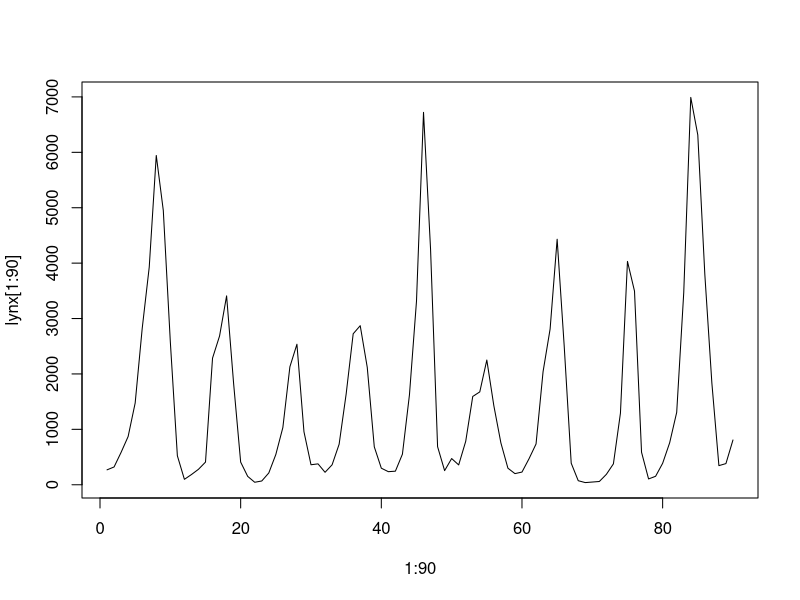
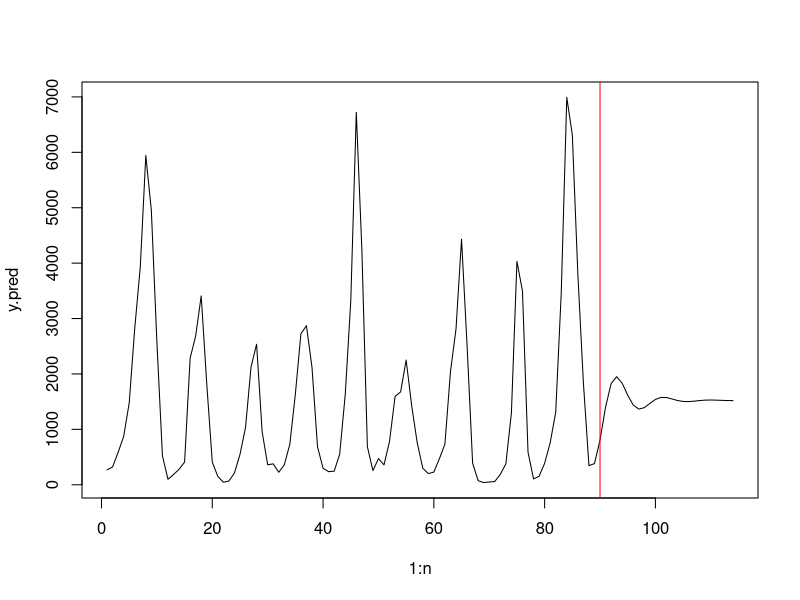
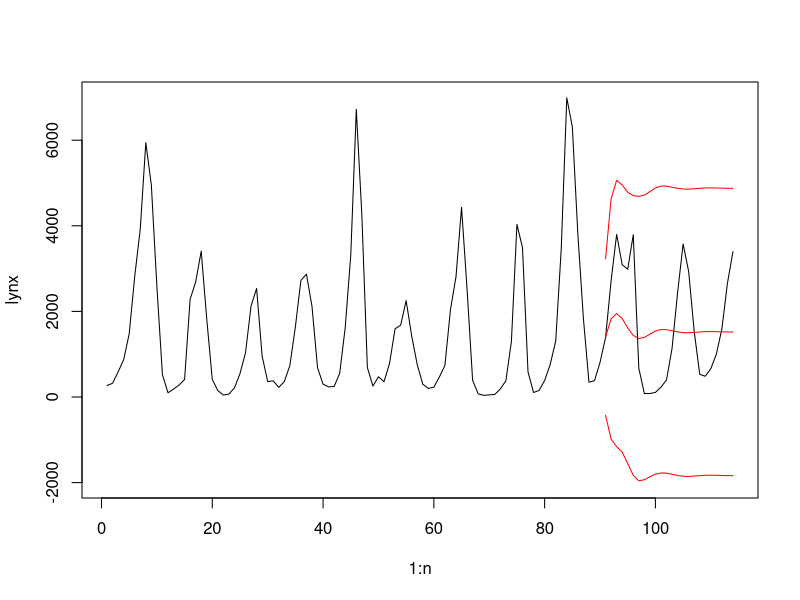
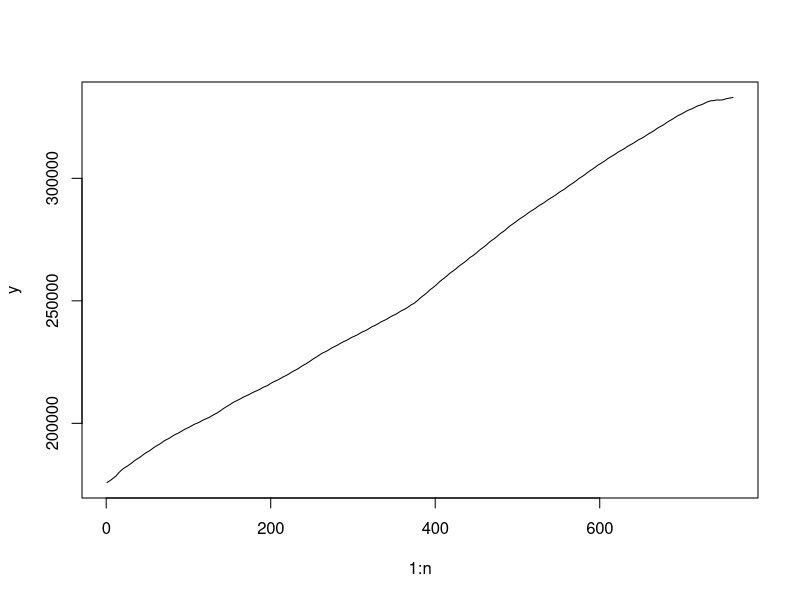
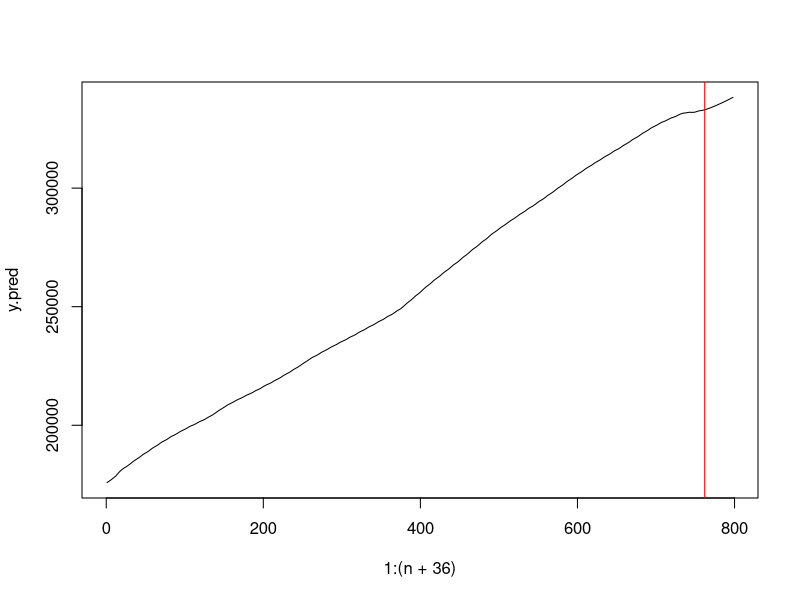
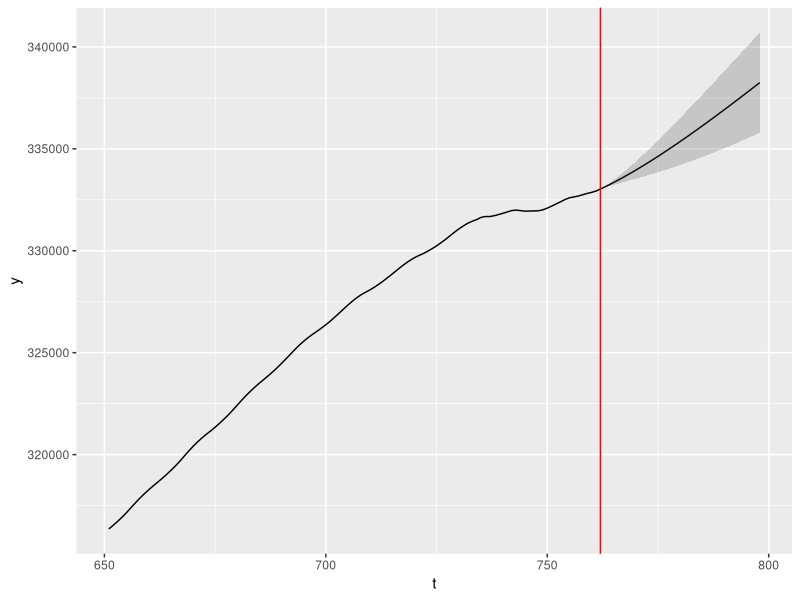

R code for these plots, in order:
## ---- chunk 1
library(dplyr)
library(ggplot2)
set.seed(111)
## ---- chunk 2
data("lynx")
n = length(lynx) # 114
## ---- chunk 3
plot(1:90, lynx[1:90], type='l')
## ---- chunk 4
p = 2
Xmat = matrix(1, (90-p), 1)
for(j in 1:p)
{
   Xmat = cbind(Xmat, lynx[(p+1-j):(90-j)])
}
modar = lm(lynx[(p+1):90] ~ -1 + Xmat)
summary(modar)
## ---- chunk 5
modar$coefficients
## ---- chunk 6
sighat = sqrt((sum((modar$residuals)^2))/85) # 85=90-2*2-1
sighat
## ---- chunk 7
cov.mat = sighat^2 * solve(t(Xmat) %*% Xmat)
sd = sqrt(diag(cov.mat))
sd
## ---- chunk 8
for(i in 1:3) {
  a = as.numeric(modar$coefficients[i] + sd[i]*qt(p=.025, df=90-2*2-1))
  b = as.numeric(modar$coefficients[i] + sd[i]*qt(p=.975, df=90-2*2-1))
  print(c(a,b))
}
## ---- chunk 9
chi975 = qchisq(.975, df=90-5)
chi025 = qchisq(.025, df=90-5)
RSS = sum((modar$residuals)^2)
c(sqrt(RSS/chi975), sqrt(RSS/chi025))
## ---- chunk 10
phi0 = modar$coefficients[1]
phi1 = modar$coefficients[2]
phi2 = modar$coefficients[3]
root = polyroot(c(-phi2, -phi1, 1))[1]
r = Mod(root)
theta = Arg(root)
r
theta
## ---- chunk 11
c = as.numeric(phi0 / (1-phi1-phi2))
c
## ---- chunk 12
a = lynx[89] - c
b = ((lynx[90]-c)/r - a*cos(theta))/sin(theta)
a
b
## ---- chunk 13
pred = function(t) {
  t = t-89
  return( c + r^t * (a*cos(theta*t) + b*sin(theta*t)) )
}
## ---- chunk 14
y.pred = rep(-9999, n)
y.pred[1:90] = lynx[1:90]
for (k in 91:n) {
  y.pred[k] = sum(modar$coefficients * c(1, y.pred[k-1], y.pred[k-2]))
}

plot(1:n, y.pred, type='l')
abline(v=90, col='red')
#lines(89:n, sapply(89:n, pred), col='blue')
## ---- chunk 15
Gamhat = matrix(sighat^2, 1, 1) #this is the uncertainty for the first i.e., (n+1)^th prediction
vkp = matrix(modar$coefficients[2], 1, 1) #this is the estimate for phi1
for(i in 1:(n-90-1))
{
    covterm = Gamhat %*% vkp
    varterm = (sighat^2) + (t(vkp) %*% (Gamhat %*% vkp))
    Gamhat = cbind(Gamhat, covterm)
    Gamhat = rbind(Gamhat, c(t(covterm), varterm))
    
    if (i < p) {vkp = c(modar$coefficients[(i+2)], vkp)}
    if (i >= p) {vkp = c(0, vkp)}
}
## ---- chunk 16
predsd = sqrt(diag(Gamhat))
predsd
## ---- chunk 17
plot(1:n, lynx, type='l', ylim=c(-2000, 7000))
lines(91:n, y.pred[91:n], col='red')
predlower = y.pred[91:n] - 2*predsd
predupper = y.pred[91:n] + 2*predsd
lines(91:n, predlower, col='red')
lines(91:n, predupper, col='red')
## ---- chunk 18
pop = read.csv('POPTHM.csv')
y = pop$POPTHM
n = length(y)
## ---- chunk 19
plot(1:n, y, type='l')
## ---- chunk 20
Xmat = matrix(1, nrow=n-2, ncol=3)
Xmat[,2] = y[2:(n-1)]
Xmat[,3] = y[1:(n-2)]
modar = lm(y[3:n] ~ -1 + Xmat)
summary(modar)
## ---- chunk 21
modar$coefficients
## ---- chunk 22
sighat = sqrt((sum((modar$residuals)^2))/(n-2*2-1)) 
sighat
## ---- chunk 23
cov.mat = sighat^2 * solve(t(Xmat) %*% Xmat)
sd = sqrt(diag(cov.mat))
sd
## ---- chunk 24
for(i in 1:3) {
  a = as.numeric(modar$coefficients[i] + sd[i]*qt(p=.025, df=n-2*2-1))
  b = as.numeric(modar$coefficients[i] + sd[i]*qt(p=.975, df=n-2*2-1))
  print(c(a,b))
}
## ---- chunk 25
chi975 = qchisq(.975, df=n-5)
chi025 = qchisq(.025, df=n-5)
RSS = sum((modar$residuals)^2)
c(sqrt(RSS/chi975), sqrt(RSS/chi025))
## ---- chunk 26
phi0 = modar$coefficients[1]
phi1 = modar$coefficients[2]
phi2 = modar$coefficients[3]
roots = polyroot(c(-phi2, -phi1, 1)) # real roots
roots
alpha = Re(roots[1]) # convert to real numbers
beta = Re(roots[2])
## ---- chunk 27
c = as.numeric(phi0 / (1-phi1-phi2))
c
## ---- chunk 28
a = (beta*(y[n-1]-c) - (y[n]-c)) / (beta-alpha)
b = (-alpha*(y[n-1]-c) + (y[n]-c)) / (beta-alpha)
a
b
## ---- chunk 29
pred <- function(t) {
  t = t-(n-1)
  c + a*alpha^t + b*beta^t
}
## ---- chunk 30
y.pred = c(y, sapply((n+1):(n+36), pred))
plot(1:(n+36), y.pred, type='l')
abline(v=n, col='red')
#lines(89:n, sapply(89:n, pred), col='blue')
## ---- chunk 31
Gamhat = matrix(sighat^2, 1, 1) #this is the uncertainty for the first i.e., (n+1)^th prediction
vkp = matrix(modar$coefficients[2], 1, 1) #this is the estimate for phi1
for(i in 1:(36-1))
{
    covterm = Gamhat %*% vkp
    varterm = (sighat^2) + (t(vkp) %*% (Gamhat %*% vkp))
    Gamhat = cbind(Gamhat, covterm)
    Gamhat = rbind(Gamhat, c(t(covterm), varterm))
    
    # update vkp
    if (i < p) {vkp = c(modar$coefficients[(i+2)], vkp)}
    if (i >= p) {vkp = c(0, vkp)}
}
## ---- chunk 32
predsd = sqrt(diag(Gamhat))
predsd
## ---- chunk 33
pred.time = (n+1):(n+36)
pred.part = sapply(pred.time, pred)
predupper = pred.part + 2*predsd
predlower = pred.part - 2*predsd
yupper = c(y, predupper)
ylower = c(y, predlower)

start = 651 # we only plot observations after this time (inclusive)
df = data.frame(
  t = start:(n+36),
  y = y.pred[start:(n+36)],
  yupper = yupper[start:(n+36)],
  ylower = ylower[start:(n+36)]
)

ggplot(df) + 
  geom_line(aes(x=t, y=y)) +
  geom_vline(xintercept = n, color='red') + 
  geom_ribbon(aes(x=t, ymin=ylower, ymax=yupper), alpha=.2)
